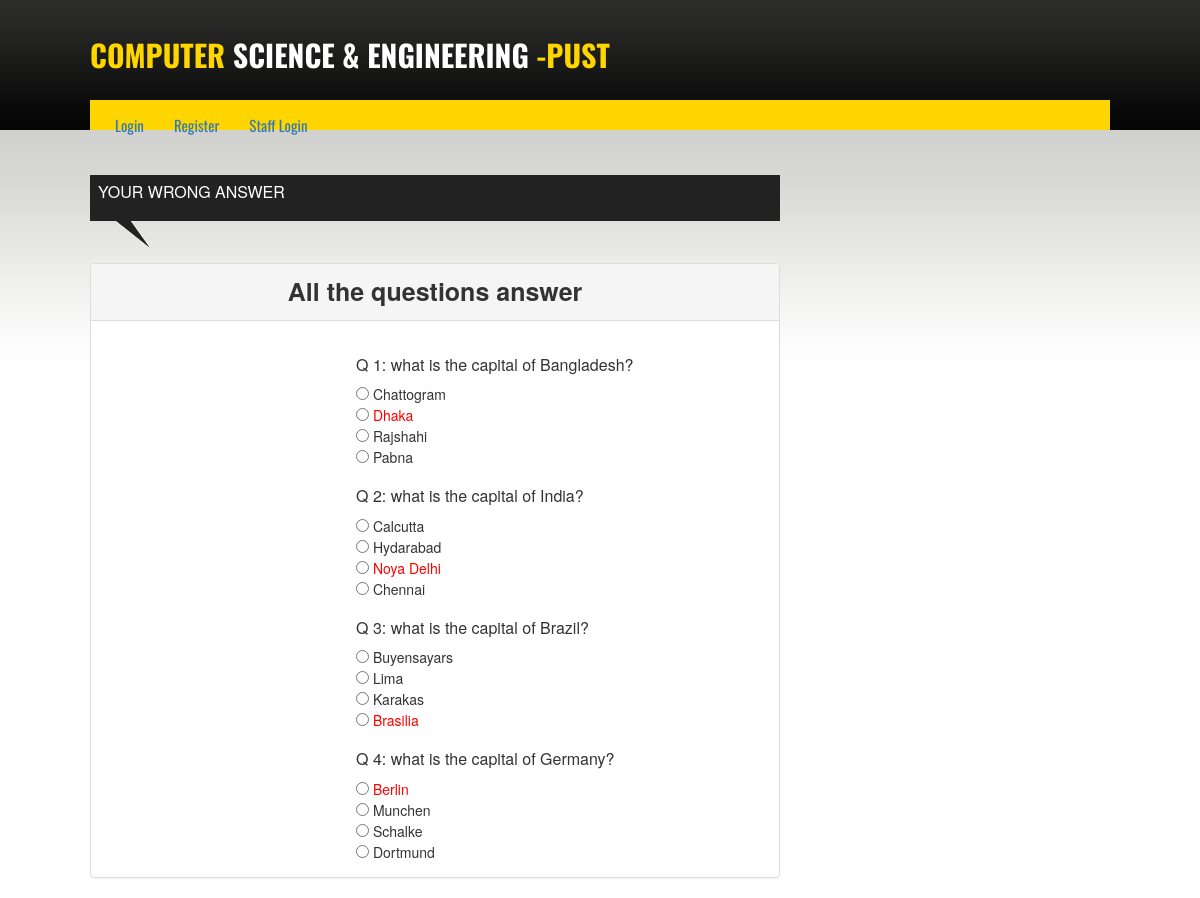
Page /viewanswer.php on the committed database.
### tables this page shows
CREATE TABLE `tbl_question` (
  `id` int(11) NOT NULL,
  `questionNo` int(11) NOT NULL,
  `questionTitle` text NOT NULL
);

CREATE TABLE `tbl_answer` (
  `id` int(11) NOT NULL,
  `questionNo` int(11) NOT NULL,
  `rightAnswer` int(11) NOT NULL DEFAULT '0',
  `answer` text NOT NULL
);

### library/Session.php (called while the page is built, shortened)
<?php
class Session
{
	public static function get($key){
		if (isset($result)) {
			return $result;
		}else{
			return false;
		}
	}
}
?>

### library/Database.php (called while the page is built, shortened)
<?php
Class Database{
	public $host   = DB_HOST;
	public $user   = DB_USER;
	public $pass   = DB_PASS;
	public $dbname = DB_NAME;
	public $link;
	private function connectDB(){
	$this->link = new mysqli($this->host, $this->user, $this->pass, $this->dbname);
   }
	public function select($query){
		$result = $this->link->query($query) or die($this->link->error.__LINE__);
		if($result->num_rows > 0){
			return $result;
		} else {
			return false;
		}
	}
}

### controlExam/controlExam.php (called while the page is built, shortened)
<?php
 $filepath = realpath(dirname(__FILE__));
 include_once ($filepath.'/../library/Database.php');
 class Exam
 {
 	private $db;
 	public function __construct()
 	{
 	   $this->db = new Database();
 	}
    public function getQuestionAnswer($questionNo){
   	$query = "select * from tbl_answer where questionNo = '$questionNo'";
   	           $getOption = $this->db->select($query);
   	           return $getOption;
    }
    public function getQuestionByOrder(){
        $query = "select * from tbl_question order by questionNo asc";
                $result = $this->db->select($query);
                return $result;
    }
  }
?>

### viewanswer.php (the view, shortened to what this page needs)
<?php include 'include/header.php';
?>
	<section id="content_area">
			<div class="clearfix wrapper main_content_area">
				<div class="clearfix main_content floatleft">
					<div class="clearfix content">
						<div class="content_title"><h2>Your Wrong Answer
            		 </div>
		 <div class="panel panel-default">
		  <div class="panel-heading" style="text-align: center;">
		  	<strong style="font-size: 25px;">All the questions answer</strong>
		  </div>
		   <div class="panel-body" style="margin-left: 250px;">
		     <form action="" method="post">
		     	<table>
                  <?php
                  $getQues = $exam->getQuestionByOrder();
                     if ($getQues) {
                     	while ($question = $getQues->fetch_assoc()) {
                  ?>
		     		<tr>
		     			<td colspan="2">
		     				<h3>Q <?php echo $question['questionNo']; ?>: <?php echo $question['questionTitle']; ?></h3>
		     			</td>
		     		</tr>
                 <?php
                    $number = $question['questionNo'];
		          $answer = $exam->getQuestionAnswer($number);
                    if ($answer) {
                    	while ($result = $answer->fetch_assoc()) {
		     	 ?>
		     		<tr>
		     			<td>
		     				<input type="radio">
		     			<?php
		     				if ($result['rightAnswer'] == '1'){
		     				 echo "<span style='color:red'>".$result['answer']."</span>";
		     				}else{
		     					echo $result['answer'];
		     				}
		     			 ?>
		     			</td>
		     		</tr>
		     <?php }  } ?>
		       <?php }  } ?>
		     	</table>
		     </form>
		  </div>
		</div>
   </div>

### include/header.php (shortened to what this page needs)
<?php include 'library/Database.php'; ?>
<?php include 'controlExam/controlExam.php';
?>
<?php
 $exam = new Exam();
?>
<!DOCTYPE html>
<html lang="en">
	<head>
		<link rel="stylesheet" type="text/css" href="css/tooltipster.css" />
		<link href="css/pgwslider.css" rel="stylesheet">
		<link rel="stylesheet" href="css/font-awesome.min.css">
		<link href="style.css" rel="stylesheet" media="screen">
		<link href="responsive.css" rel="stylesheet" media="screen">
        <link rel="stylesheet" href="https://maxcdn.bootstrapcdn.com/bootstrap/3.3.7/css/bootstrap.min.css">
	</head>
	 <body <body onload="timeout()">
		<section id="header_area">
			<div class="wrapper header">
				<div class="clearfix header_top">
					<div class="clearfix logo floatleft">
						<a href=""><h1><span>Computer</span> Science & Engineering <span>-PUST</span></h1></a>
					</div>
				</div>
				<div class="header_bottom">
					<nav>
						<ul id="nav">
					   <?php
                          $checklogin = Session::get("login");
                          if ($checklogin == true) {
                          ?>
                          <li><a href="profile.php">Profile</a></li>
                          <li><a href="exam.php">Exam</a></li>
                          <li><a href="?action=logout">Logout</a></li>
					    <?php } else { ?>
						 <li><a href="index.php">Login</a></li>
						 <li><a href="register.php">Register</a></li>
                         <li><a href="admin/login.php" target="_blank">Staff Login</a></li>
						<?php } ?>
						</ul>
					</nav>
				</div>
			</div>
		</section>

### style.css (style rules this page uses)
* { margin:0;padding:0 }
body { font-family:Arial; font-size:14px;line-height:20px }
a { text-decoration:none;color:#000; }
h1,h2,h3,h4,h5,h6 { font-weight:normal;margin:0 0 15px;font-family: 'Oswald', sans-serif; }
h2 { font-size:25px;line-height:30px }
.floatleft { float:left }
.wrapper { width:1020px;display:block;margin:0 auto }
.clearfix { overflow:hidden }
ul,ol { margin:0;padding:0;list-style:none; }
#header_area { background: url("images/header_bg.png") repeat-x scroll 0 0 #000; }
#content_area { background: url("images/body_top_bg.png") repeat-x scroll center top #fff; padding-top: 25px; }
.header_top { padding: 15px 0; }
.logo a h1 { color: #fff; font-family: oswald; font-size: 30px; font-weight: bold; line-height: 40px; text-transform: uppercase; }
.logo a h1 span { color: #ffd500; }
.header_bottom { background: none repeat scroll 0 0 #ffd500; min-height: 30px; padding: 10px; }
.header_bottom ul { list-style: none outside none; margin: 0; padding: 0; }
.header_bottom ul li { float: left;position:relative; }
.header_bottom ul li a { display: block; font-family: oswald; font-size: 15px; padding: 5px 15px; }
.main_content { width: 690px; margin-right: 10px; }
.content_title { background: url("images/latest_post_bg.png") repeat scroll 0 0 rgba(0, 0, 0, 0); height: 73px; margin-bottom: 15px; }
.content_title h2 { color: #fff; font-size: 16px; margin-bottom: 0; padding: 8px; text-transform: uppercase; }
.content h2,.content h3,.content h4,.content h5,.content h6 { font-size: 16px; }

### rows in the picture
tbl_question: questionNo "1", questionTitle "what is the capital of Bangladesh?"
tbl_answer: answer "Chattogram"
tbl_answer: answer "Dhaka"
tbl_answer: answer "Rajshahi"
tbl_answer: answer "Pabna"
tbl_question: questionNo "2", questionTitle "what is the capital of India?"
tbl_answer: answer "Calcutta"
tbl_answer: answer "Hydarabad"
tbl_answer: answer "Noya Delhi"
tbl_answer: answer "Chennai"
tbl_question: questionNo "3", questionTitle "what is the capital of Brazil?"
tbl_answer: answer "Buyensayars"
tbl_answer: answer "Lima"
tbl_answer: answer "Karakas"
tbl_answer: answer "Brasilia"
tbl_question: questionNo "4", questionTitle "what is the capital of Germany?"
tbl_answer: answer "Berlin"
tbl_answer: answer "Munchen"
tbl_answer: answer "Schalke"
tbl_answer: answer "Dortmund"
